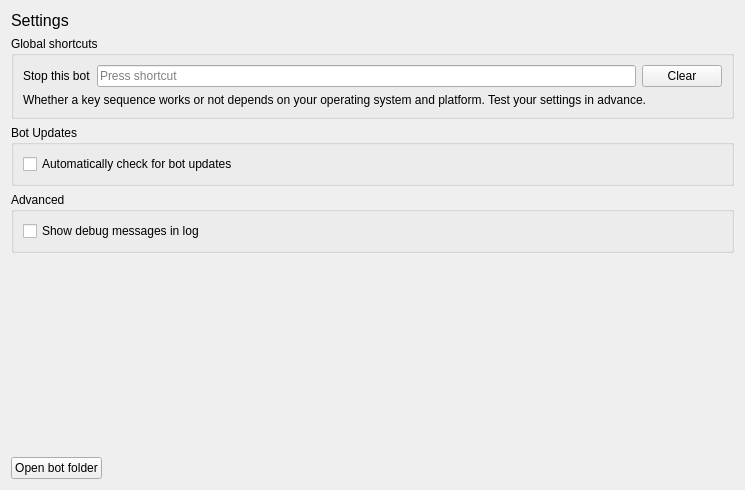
<?xml version="1.0" encoding="UTF-8"?>
<ui version="4.0">
 <class>BotSettingsWidget</class>
 <widget class="QWidget" name="BotSettingsWidget">
  <property name="geometry">
   <rect>
    <x>0</x>
    <y>0</y>
    <width>745</width>
    <height>490</height>
   </rect>
  </property>
  <property name="sizePolicy">
   <sizepolicy hsizetype="Expanding" vsizetype="Expanding">
    <horstretch>0</horstretch>
    <verstretch>0</verstretch>
   </sizepolicy>
  </property>
  <property name="windowTitle">
   <string>Form</string>
  </property>
  <layout class="QVBoxLayout" name="verticalLayout">
   <item>
    <widget class="QLabel" name="label">
     <property name="text">
      <string>&lt;html&gt;&lt;head/&gt;&lt;body&gt;&lt;p&gt;&lt;span style=&quot; font-size:12pt;&quot;&gt;Settings&lt;/span&gt;&lt;/p&gt;&lt;/body&gt;&lt;/html&gt;</string>
     </property>
    </widget>
   </item>
   <item>
    <widget class="QGroupBox" name="groupBox">
     <property name="title">
      <string>Global shortcuts</string>
     </property>
     <layout class="QVBoxLayout" name="verticalLayout_4">
      <item>
       <layout class="QHBoxLayout" name="horizontalLayout_3">
        <item>
         <widget class="QLabel" name="label_2">
          <property name="text">
           <string>Stop this bot</string>
          </property>
         </widget>
        </item>
        <item>
         <widget class="QKeySequenceEdit" name="stop_shortcut"/>
        </item>
        <item>
         <widget class="QPushButton" name="clear_stop_shortcut">
          <property name="text">
           <string>Clear</string>
          </property>
         </widget>
        </item>
       </layout>
      </item>
      <item>
       <widget class="QLabel" name="label_3">
        <property name="text">
         <string>Whether a key sequence works or not depends on your operating system and platform. Test your settings in advance.</string>
        </property>
        <property name="wordWrap">
         <bool>true</bool>
        </property>
       </widget>
      </item>
     </layout>
    </widget>
   </item>
   <item>
    <widget class="QGroupBox" name="bot_updates_box">
     <property name="title">
      <string>Bot Updates</string>
     </property>
     <layout class="QVBoxLayout" name="verticalLayout_2">
      <item>
       <widget class="QCheckBox" name="auto_update_check">
        <property name="text">
         <string>Automatically check for bot updates</string>
        </property>
       </widget>
      </item>
     </layout>
    </widget>
   </item>
   <item>
    <widget class="QGroupBox" name="groupBox_3">
     <property name="title">
      <string>Advanced</string>
     </property>
     <layout class="QVBoxLayout" name="verticalLayout_3">
      <item>
       <widget class="QCheckBox" name="debug_mode">
        <property name="text">
         <string>Show debug messages in log</string>
        </property>
       </widget>
      </item>
     </layout>
    </widget>
   </item>
   <item>
    <spacer name="verticalSpacer">
     <property name="orientation">
      <enum>Qt::Vertical</enum>
     </property>
     <property name="sizeHint" stdset="0">
      <size>
       <width>20</width>
       <height>40</height>
      </size>
     </property>
    </spacer>
   </item>
   <item>
    <layout class="QHBoxLayout" name="horizontalLayout">
     <item>
      <widget class="QPushButton" name="bot_folder_button">
       <property name="text">
        <string>Open bot folder</string>
       </property>
      </widget>
     </item>
     <item>
      <spacer name="horizontalSpacer">
       <property name="orientation">
        <enum>Qt::Horizontal</enum>
       </property>
       <property name="sizeHint" stdset="0">
        <size>
         <width>40</width>
         <height>20</height>
        </size>
       </property>
      </spacer>
     </item>
    </layout>
   </item>
  </layout>
 </widget>
 <resources/>
 <connections/>
</ui>
